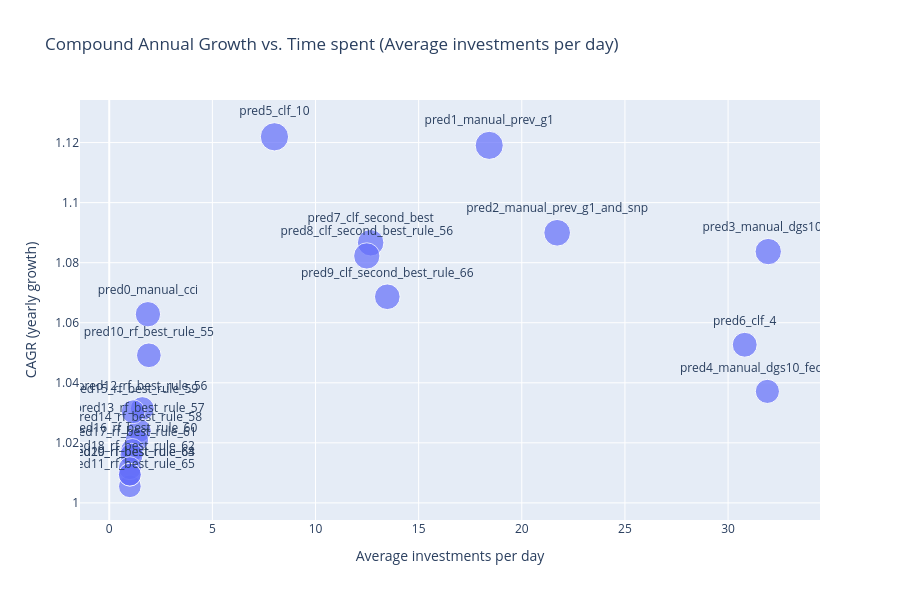

The cell this chart's notebook holds for it:
### Code cell
# Create the scatter plot
fig = px.scatter(
    df_sim1_results.dropna(),
    x='sim1_avg_investments_per_day',
    y='sim1_CAGR',
    size='sim1_growth_capital_4y',  # Use the 'size' parameter for sim1_CAGR
    text='prediction',
    title='Compound Annual Growth vs. Time spent (Average investments per day)',
    labels={'sim1_avg_investments_per_day': 'Average investments per day',
        'sim1_CAGR': 'CAGR (yearly growth)',
        'sim1_growth_capital_4y': '4-year capital growth'},
    height=600  # <- Increase height here

)

# Update the layout to improve readability of the annotations
fig.update_traces(textposition='top center')

# Show the plot
fig.show()

### Figure 1 — Plotly figure (JSON) as saved in the notebook; plotly's stock layout.template omitted (floating-point values rounded to 4 significant figures)
{"data": [{"hovertemplate": "Average investments per day=%{x}<br>CAGR (yearly growth)=%{y}<br>4-year capital growth=%{marker.size}<br>prediction=%{text}<extra></extra>", "legendgroup": "", "marker": {"color": "#636efa", "size": [1.276, 1.568, 1.411, 1.379, 1.157, 1.584, 1.228, 1.394, 1.372, 1.304, 1.212, 1.022, 1.132, 1.1, 1.086, 1.127, 1.072, 1.065, 1.047, 1.038, 1.038], "sizemode": "area", "sizeref": 0.003961, "symbol": "circle"}, "mode": "markers+text", "name": "", "orientation": "v", "showlegend": false, "text": ["pred0_manual_cci", "pred1_manual_prev_g1", "pred2_manual_prev_g1_and_snp", "pred3_manual_dgs10_5", "pred4_manual_dgs10_fedfunds", "pred5_clf_10", "pred6_clf_4", "pred7_clf_second_best", "pred8_clf_second_best_rule_56", "pred9_clf_second_best_rule_66", "pred10_rf_best_rule_55", "pred11_rf_best_rule_65", "pred12_rf_best_rule_56", "pred13_rf_best_rule_57", "pred14_rf_best_rule_58", "pred15_rf_best_rule_59", "pred16_rf_best_rule_60", "pred17_rf_best_rule_61", "pred18_rf_best_rule_62", "pred19_rf_best_rule_63", "pred20_rf_best_rule_64"], "textposition": "top center", "type": "scatter", "x": [1.876, 18.42, 21.72, 31.95, 31.91, 8.01, 30.81, 12.67, 12.49, 13.48, 1.921, 1.0, 1.603, 1.465, 1.344, 1.16, 1.118, 1.083, 1.0, 1.0, 1.0], "xaxis": "x", "y": [1.063, 1.119, 1.09, 1.084, 1.037, 1.122, 1.053, 1.087, 1.082, 1.069, 1.049, 1.006, 1.031, 1.024, 1.021, 1.03, 1.018, 1.016, 1.012, 1.009, 1.009], "yaxis": "y"}], "layout": {"height": 600, "legend": {"itemsizing": "constant", "tracegroupgap": 0}, "title": {"text": "Compound Annual Growth vs. Time spent (Average investments per day)"}, "xaxis": {"anchor": "y", "domain": [0, 1], "title": {"text": "Average investments per day"}}, "yaxis": {"anchor": "x", "domain": [0, 1], "title": {"text": "CAGR (yearly growth)"}}}}
